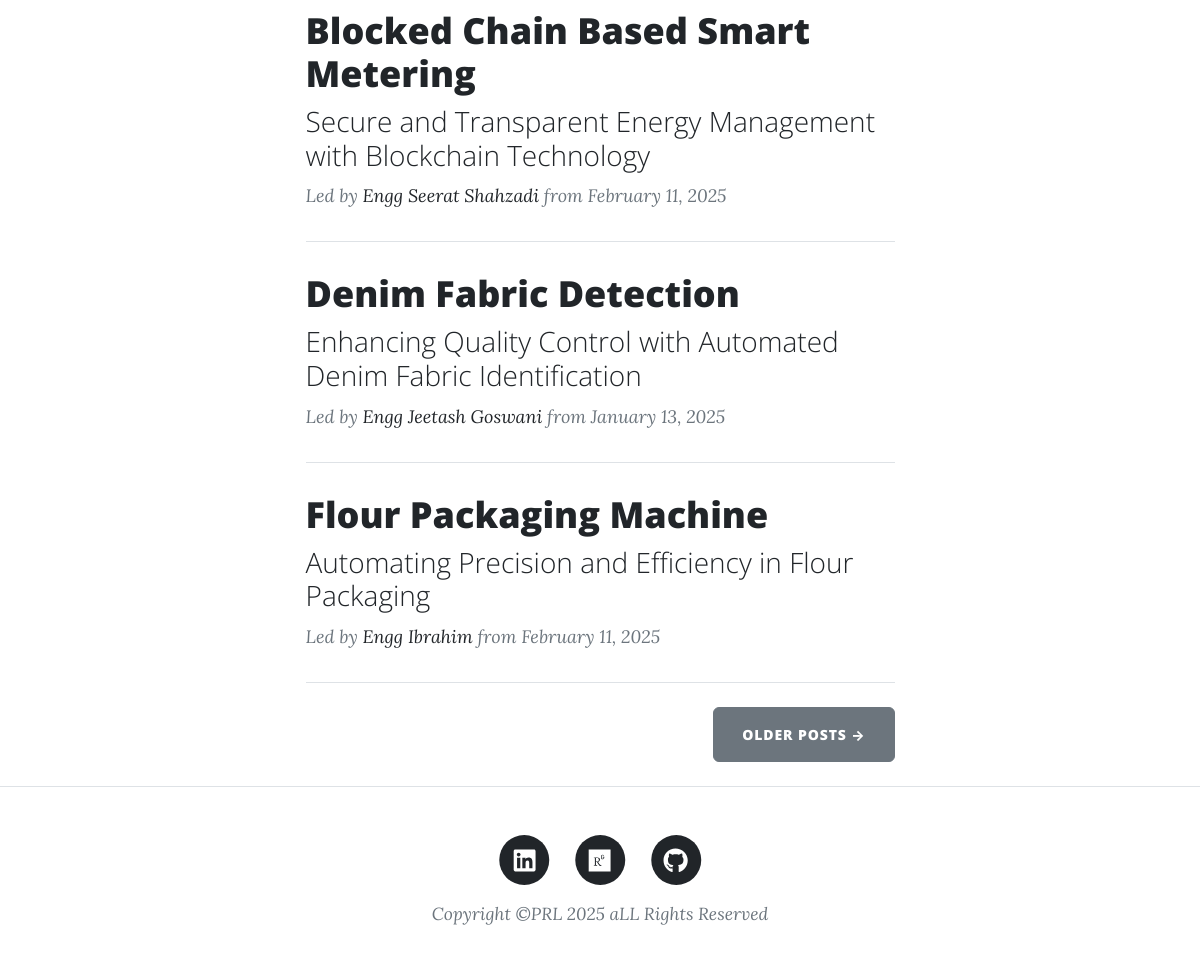
/ (lower part), run on an earlier commit of the app's database.
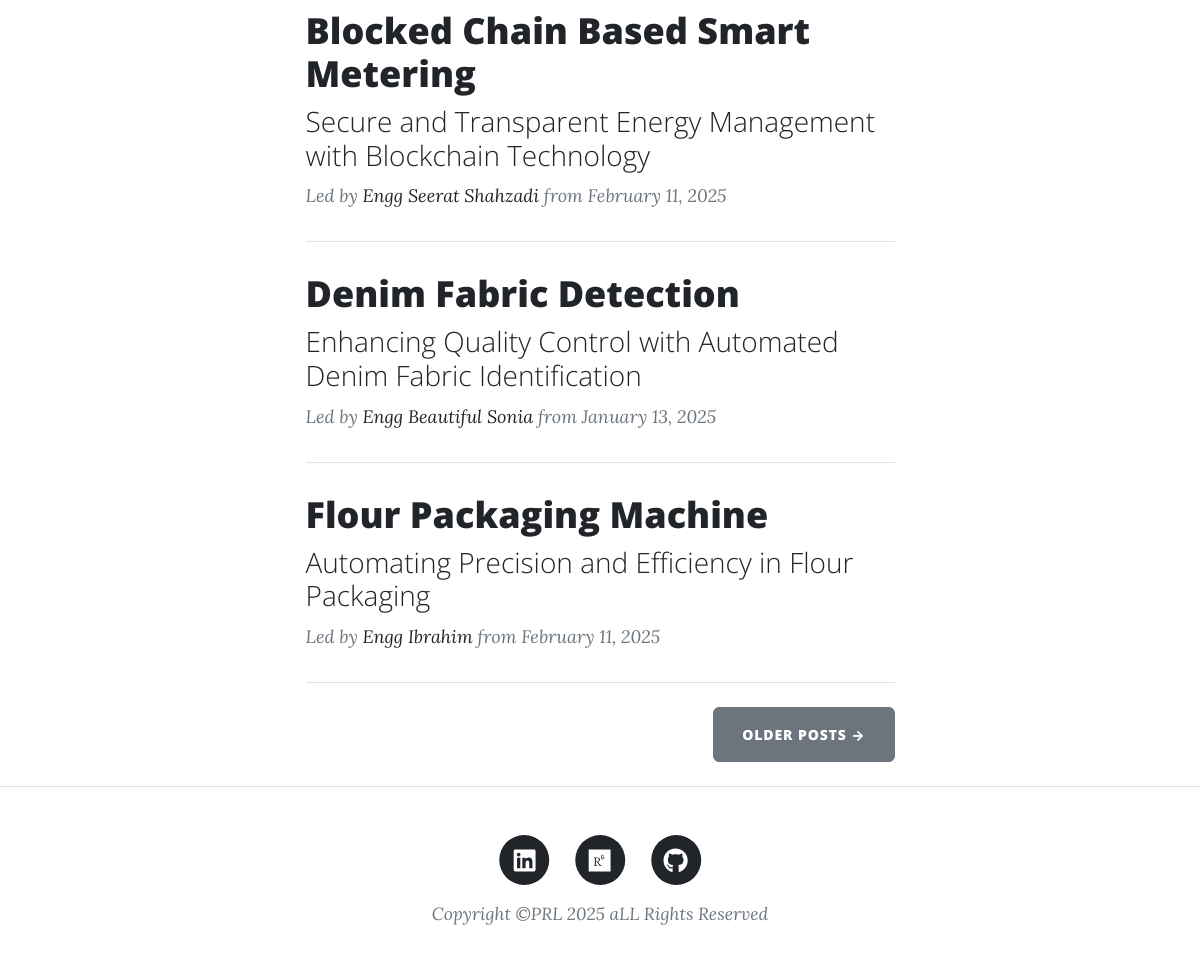
And on a later commit of the database.
### main.py (models this page shows)
class BlogPost(db.Model):
    id: Mapped[int] = mapped_column(Integer, primary_key=True)
    title: Mapped[str] = mapped_column(String(250), unique=True, nullable=False)
    subtitle: Mapped[str] = mapped_column(String(250), nullable=False)
    date: Mapped[str] = mapped_column(String(250), nullable=False)
    body: Mapped[str] = mapped_column(Text, nullable=False)
    author: Mapped[str] = mapped_column(String(250), nullable=False)
    img_url: Mapped[str] = mapped_column(String(250), nullable=False)

### main.py (the view)
@app.route('/')
def get_all_posts():
    result = db.session.execute(db.select(BlogPost))
    posts = result.scalars().all()
    return render_template("index.html", all_posts=posts,is_admin=session.get("admin"))

### templates/index.html (shortened to what this page needs)
{% include "header.html" %}
<div class="container px-4 px-lg-5">
  <div class="row gx-4 gx-lg-5 justify-content-center">
    <div class="col-md-10 col-lg-8 col-xl-7">
      {% for post in all_posts %}
      <div class="post-preview">
        <a href="{{ url_for('show_post', post_id=post.id) }}">
          <h2 class="post-title">{{ post.title }}</h2>
          <h3 class="post-subtitle">{{ post.subtitle }}</h3>
        </a>
        <p class="post-meta">
          Led by <a href="#">{{ post.author }}</a> from {{ post.date }}
        </p>
      </div>
      <hr class="my-4" />
      {% endfor %}
      <div class="d-flex justify-content-end mb-4">
        <a class="btn btn-secondary text-uppercase" href="#!">Older Posts →</a>
      </div>
    </div>
  </div>
</div>
{% include "footer.html" %}

What changed in the data, as far as the page shows it:
changed BlogPost "Denim Fabric Detection": author "Engg Jeetash Goswani" → "Engg Beautiful Sonia"
